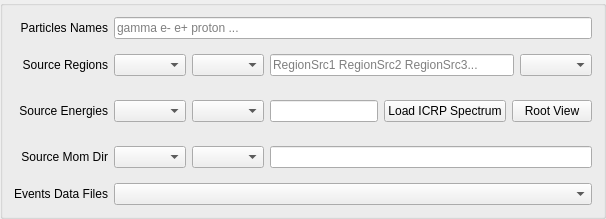
               <widget class="QGroupBox" name="groupBoxSource">
                <property name="title">
                 <string/>
                </property>
                <layout class="QGridLayout" name="gridLayout_3">
                 <item row="6" column="0" rowspan="2">
                  <widget class="QLabel" name="AngleDistributionLabel">
                   <property name="text">
                    <string>Source Mom Dir</string>
                   </property>
                   <property name="alignment">
                    <set>Qt::AlignRight|Qt::AlignTrailing|Qt::AlignVCenter</set>
                   </property>
                  </widget>
                 </item>
                 <item row="8" column="0">
                  <widget class="QLabel" name="PointNumToGenerateLabel">
                   <property name="text">
                    <string>Events Data Files</string>
                   </property>
                   <property name="alignment">
                    <set>Qt::AlignRight|Qt::AlignTrailing|Qt::AlignVCenter</set>
                   </property>
                  </widget>
                 </item>
                 <item row="1" column="1">
                  <widget class="QFrame" name="frame_8">
                   <property name="frameShape">
                    <enum>QFrame::NoFrame</enum>
                   </property>
                   <property name="frameShadow">
                    <enum>QFrame::Raised</enum>
                   </property>
                   <layout class="QHBoxLayout" name="horizontalLayout_7">
                    <property name="leftMargin">
                     <number>0</number>
                    </property>
                    <property name="rightMargin">
                     <number>0</number>
                    </property>
                    <item>
                     <widget class="QComboBox" name="comboBoxTypeOfSources"/>
                    </item>
                    <item>
                     <widget class="QComboBox" name="comboBoxSizeUnit"/>
                    </item>
                    <item>
                     <widget class="QLineEdit" name="lineEditChosenSourceTypeData">
                      <property name="placeholderText">
                       <string>RegionSrc1 RegionSrc2 RegionSrc3...</string>
                      </property>
                     </widget>
                    </item>
                    <item>
                     <widget class="QComboBox" name="comboBoxSourceRegionProposed"/>
                    </item>
                   </layout>
                  </widget>
                 </item>
                 <item row="5" column="0">
                  <widget class="QLabel" name="EnergyDistributionLabel">
                   <property name="contextMenuPolicy">
                    <enum>Qt::DefaultContextMenu</enum>
                   </property>
                   <property name="text">
                    <string>Source Energies</string>
                   </property>
                   <property name="alignment">
                    <set>Qt::AlignRight|Qt::AlignTrailing|Qt::AlignVCenter</set>
                   </property>
                  </widget>
                 </item>
                 <item row="6" column="1" rowspan="2">
                  <widget class="QFrame" name="frame_7">
                   <property name="frameShape">
                    <enum>QFrame::NoFrame</enum>
                   </property>
                   <property name="frameShadow">
                    <enum>QFrame::Raised</enum>
                   </property>
                   <layout class="QHBoxLayout" name="horizontalLayout_6">
                    <property name="leftMargin">
                     <number>0</number>
                    </property>
                    <property name="rightMargin">
                     <number>0</number>
                    </property>
                    <item>
                     <widget class="QComboBox" name="SourceComboBoxAngleDist"/>
                    </item>
                    <item>
                     <widget class="QComboBox" name="comboBoxAngleUnit"/>
                    </item>
                    <item>
                     <widget class="QLineEdit" name="lineEditSpecialAngulatDistributionParameter"/>
                    </item>
                   </layout>
                  </widget>
                 </item>
                 <item row="5" column="1">
                  <widget class="QFrame" name="frame_3">
                   <property name="frameShape">
                    <enum>QFrame::NoFrame</enum>
                   </property>
                   <property name="frameShadow">
                    <enum>QFrame::Raised</enum>
                   </property>
                   <property name="lineWidth">
                    <number>0</number>
                   </property>
                   <layout class="QHBoxLayout" name="horizontalLayout_27">
                    <property name="leftMargin">
                     <number>0</number>
                    </property>
                    <property name="rightMargin">
                     <number>0</number>
                    </property>
                    <item>
                     <widget class="QComboBox" name="SourceComboBoxEnergyDist"/>
                    </item>
                    <item>
                     <widget class="QComboBox" name="comboBoxEnergyUnit"/>
                    </item>
                    <item>
                     <widget class="QLineEdit" name="lineEditSpecialEnergyDistributionParameter"/>
                    </item>
                    <item>
                     <widget class="QPushButton" name="pushButton_2LoadICRPSpectrum">
                      <property name="toolTip">
                       <string>&lt;html&gt;&lt;head/&gt;&lt;body&gt;&lt;p&gt;Choose Spectrum data from ICRP Publication 107 based files. &lt;/p&gt;&lt;/body&gt;&lt;/html&gt;</string>
                      </property>
                      <property name="text">
                       <string>Load ICRP Spectrum</string>
                      </property>
                     </widget>
                    </item>
                    <item>
                     <widget class="QPushButton" name="pushButton_2RootEnergyView">
                      <property name="text">
                       <string>Root View</string>
                      </property>
                     </widget>
                    </item>
                   </layout>
                  </widget>
                 </item>
                 <item row="8" column="1">
                  <widget class="QComboBox" name="UseDataFilesFor">
                   <property name="toolTip">
                    <string>&lt;html&gt;&lt;head/&gt;&lt;body&gt;&lt;p&gt;&amp;quot;generate&amp;quot; if you intend to use the [simulate] executable just for generating event data and storing it in binary files. &amp;quot;save&amp;quot; for the direct generation of event data, where binary files will be generated with this event data. &amp;quot;read&amp;quot; for reading data from binary files for simulating events. &lt;/p&gt;&lt;/body&gt;&lt;/html&gt;</string>
                   </property>
                  </widget>
                 </item>
                 <item row="0" column="0">
                  <widget class="QLabel" name="ParticlesNamelabel">
                   <property name="text">
                    <string>Particles Names</string>
                   </property>
                   <property name="alignment">
                    <set>Qt::AlignRight|Qt::AlignTrailing|Qt::AlignVCenter</set>
                   </property>
                  </widget>
                 </item>
                 <item row="0" column="1">
                  <widget class="QLineEdit" name="SourcelineEditParName">
                   <property name="toolTip">
                    <string>&lt;html&gt;&lt;head/&gt;&lt;body&gt;&lt;p&gt;Add the particle names to be simulated as primary particles&lt;/p&gt;&lt;/body&gt;&lt;/html&gt;</string>
                   </property>
                   <property name="text">
                    <string/>
                   </property>
                   <property name="placeholderText">
                    <string>gamma e- e+ proton ... </string>
                   </property>
                  </widget>
                 </item>
                 <item row="1" column="0">
                  <widget class="QLabel" name="BtnOrganSources">
                   <property name="text">
                    <string>Source Regions</string>
                   </property>
                   <property name="alignment">
                    <set>Qt::AlignRight|Qt::AlignTrailing|Qt::AlignVCenter</set>
                   </property>
                  </widget>
                 </item>
                </layout>
               </widget>
